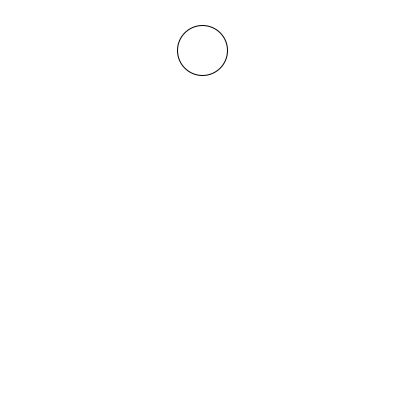
Frame 1 (no input)
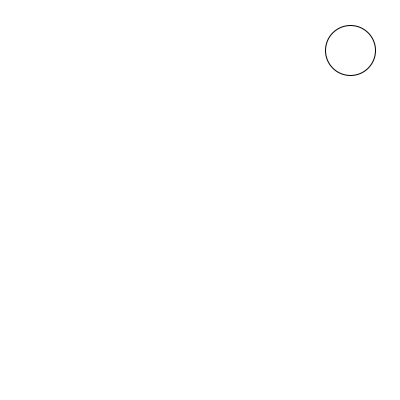
Frame 60 (the mouse pressed at the canvas centre just before this capture)
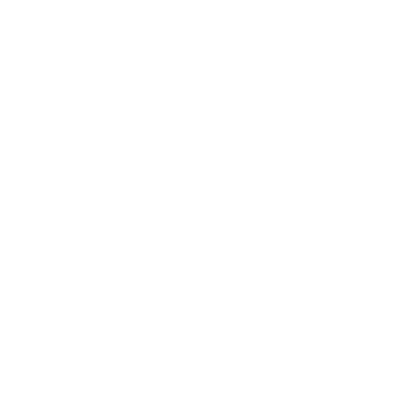
Frame 120 (the mouse held since frame 60 and released just before this capture)

The Processing sketch that drew these frames (run headless with seeded random() and noise(); from frame 60 on, the mouse is pressed at the canvas centre):

// Processing sketch: Uitwerking_1
// ── Uitwerking_1.pde
float ballX = 200;
 float ballY = 50;
 float diameter = 50;
 float speed = 2.5;

void setup () {
  size(400, 400);
}

void draw() {
  background(255, 255, 255);


  ballX = ballX + speed;
  
  circle(ballX, ballY, diameter);
}
